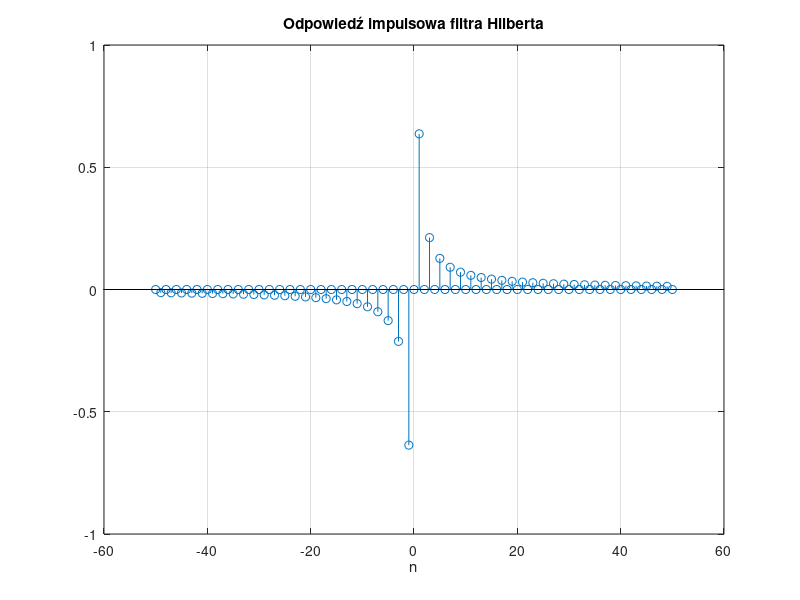
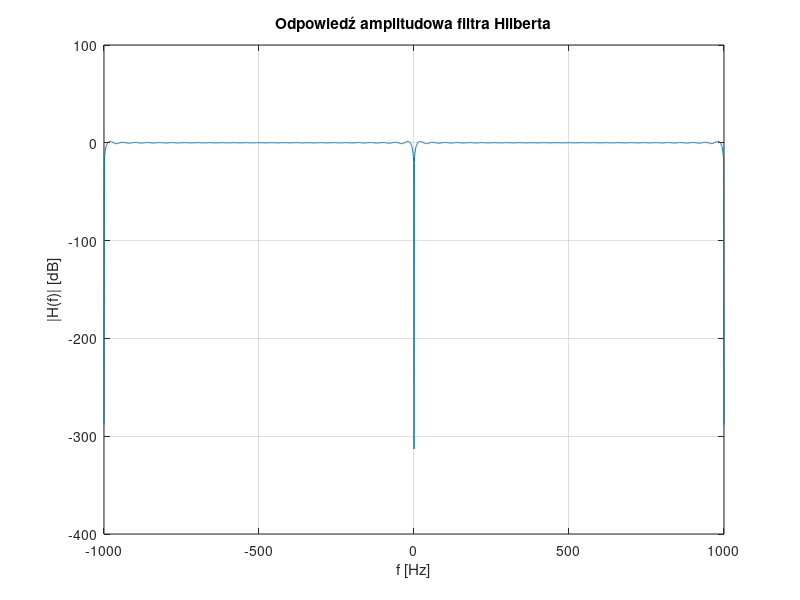
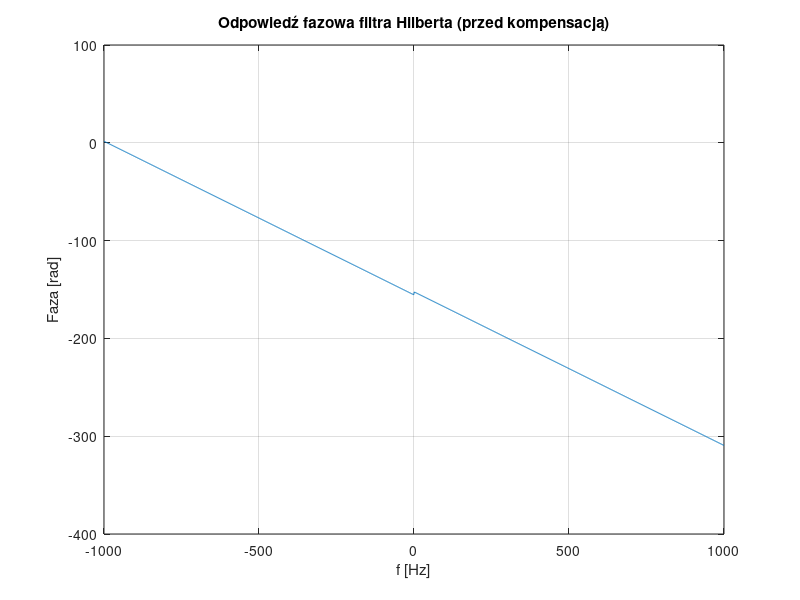
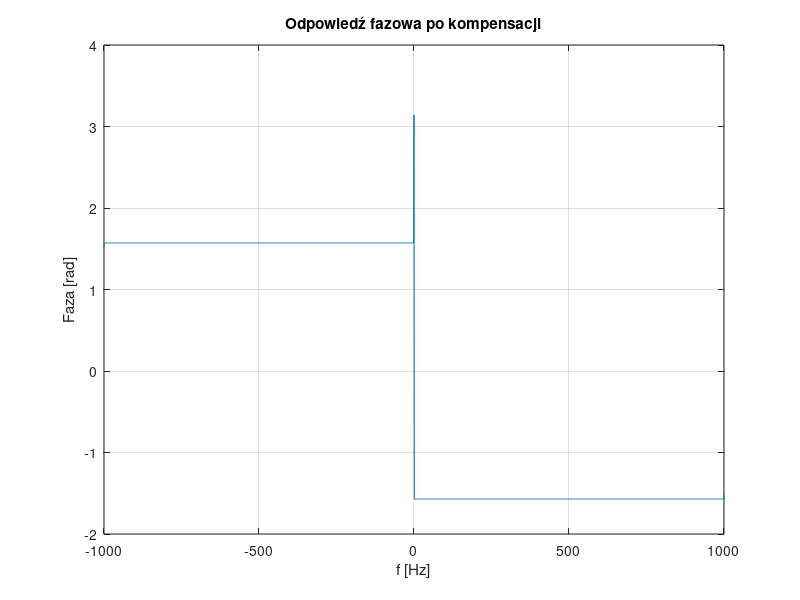

MATLAB code for these plots, in order:
% clear all;
% close all;
% load("lab08_am.mat");
% T = 1;
% fs = 1000;
% fc = 200;

close all; clear;

% Parametry sygnału
Nx = 1000;
fs = 2000;
f0 = fs/40;
x = cos(2*pi*(f0/fs)*(0:Nx-1)); % Sygnał testowy

%% Tworzenie filtra Hilberta z definicji
M = 50;                  % Połowa długości filtra
N = 2*M + 1;             % Długość całkowita
n = -M:M;                % Indeksy próbek
h = (1 - cos(pi*n)) ./ (pi*n); % Definicja
h(M+1) = 0;              % wartość dla n = 0 (bo 0/0)

figure;
stem(n, h);
title('Odpowiedź impulsowa filtra Hilberta');
xlabel('n'); grid on;

%% Analiza częstotliwościowa filtra
f = -fs/2 : fs/2000 : fs/2;

% Metoda 1: definicja przez wielomian z Z-transformacji
z = exp(-1j*2*pi*f/fs);   % zmienna zespolona z = e^(-jω)
H1 = polyval(fliplr(h), z);  % odwrócenie h dla wielomianu

% Metoda 2: freqz (tylko dla f > 0)
[H2, f2] = freqz(h, 1, f, fs);

% Amplituda (log)
figure;
plot(f, 20*log10(abs(H1)));
xlabel('f [Hz]'); ylabel('|H(f)| [dB]');
title('Odpowiedź amplitudowa filtra Hilberta');
grid on;

% Faza – przed kompensacją
figure;
plot(f, unwrap(angle(H1)));
xlabel('f [Hz]'); ylabel('Faza [rad]');
title('Odpowiedź fazowa filtra Hilberta (przed kompensacją)');
grid on;

%% Kompensacja opóźnienia liniowego
H1_corr = H1 .* exp(1j*2*pi*f/fs*M); % kompensacja opóźnienia M próbek

figure;
plot(f, angle(H1_corr));
xlabel('f [Hz]'); ylabel('Faza [rad]');
title('Odpowiedź fazowa po kompensacji');
grid on;

%% Okienkowanie – poprawa odpowiedzi amplitudowej
w = kaiser(N, 10)';     % Okno Kaisera
h_win = h .* w;         % Wagi po okienkowaniu
% Odpowiedź częstotliwościowa po okienkowaniu
H_win = polyval(fliplr(h_win), z);

figure;
plot(f, 20*log10(abs(H_win)));
xlabel('f [Hz]'); ylabel('|H(f)| [dB]');
title('Odpowiedź amplitudowa z oknem Kaisera');
grid on;

% Alternatywnie możesz też sprawdzić inne okna:
% w = hamming(N)';
% w = blackman(N)';
% w = hann(N)';



% Zakładamy, że masz zdefiniowane: fs, f0, x, M, N, h z poprzedniego zadania

% Filtrowanie: przekształcenie przez filtr Hilberta
xH = filter(h, 1, x); % H[x(n)] – odpowiedź Hilberta

% Synchronizacja – usuwamy przesunięcie o M próbek
x_sync = x(M+1 : end-M);              % x(n)
xH_sync = xH(2*M+1 : end);            % przesunięta H[x(n)]

% Tworzymy sygnał analityczny
xa = x_sync + 1j * xH_sync;
Nx = length(xa);

% --- WYKRESY czasowe: x vs xH ---
figure;
plot(1:Nx, x_sync, 'ro-', 1:Nx, xH_sync, 'bo-');
xlabel('n'); legend('x(n)', 'H[x(n)]');
title('Porównanie sygnału i odpowiedzi filtra Hilberta');
grid on;

% Czy kosinus zamienił się w sinus? (przesunięcie fazy o π/2)

% --- WYKRES fazowy: Lissajous ---
figure;
plot(x_sync, xH_sync, 'bo-');
xlabel('x(n)'); ylabel('H[x(n)]');
title('Wykres Lissajous – czy otrzymaliśmy okrąg?');
axis equal; grid on;

% --- Analiza widmowa ---
X = fft(x_sync);     % FFT sygnału rzeczywistego
Xa = fft(xa);        % FFT sygnału analitycznego

% Częstotliwości osi
f_fft = linspace(-fs/2, fs/2, Nx);

% Przesunięcie widmowe (dla poprawnego wyświetlania od -fs/2 do fs/2)
X_shifted = fftshift(X);
Xa_shifted = fftshift(Xa);

% --- Widma ---
figure;
plot(f_fft, abs(X_shifted), 'r', f_fft, abs(Xa_shifted), 'b');
xlabel('f [Hz]');
ylabel('|X(f)| i |Xa(f)|');
legend('Oryginalny', 'Analityczny');
title('Widma sygnału rzeczywistego i jego wersji analitycznej');
grid on;
